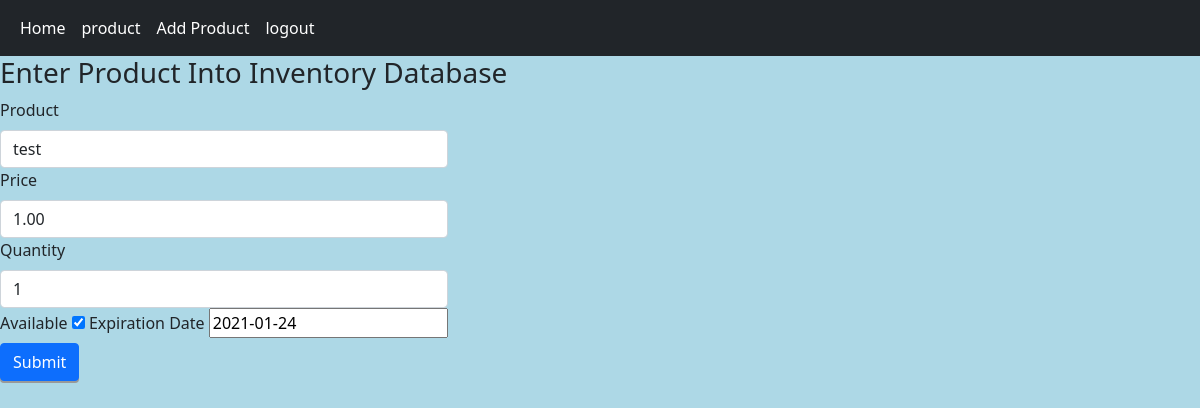
Screenshot of /product/3/update/ (signed in) with the database file from the repository.
### products/models.py (models this page shows)
class Product (models.Model):
    title = models.CharField(max_length=120)
    price = models.DecimalField(decimal_places=2,max_digits=10)
    quantity= models.IntegerField(default=0)
    available = models.BooleanField(default=True)
    date = models.DateField(auto_now=False,auto_now_add=False, default= datetime.date.today)

### products/views.py (the view)
# urls.py: path('<int:id>/update/', product_update_view, name='product-update'),
@login_required()
def product_update_view(request, id=id):
    obj = get_object_or_404(Product, id=id)
    form = ProductForm(request.POST or None, instance=obj)
    if form.is_valid():
        form.save()
    context = {
        'form': form
    }
    return render(request, "product/product_form.html", context)

### products/form.py
class ProductForm(forms.ModelForm):
    title = forms.CharField(label='Product',
                    widget=forms.TextInput(attrs={"placeholder": "Product Name",
                                                    "class":"form-control"}))
    price = forms.DecimalField(label='Price',
                    widget=forms.NumberInput(attrs={"placeholder": "00.00",
                                                    "class":"form-control"}))
    quantity = forms.IntegerField(label='Quantity',
                    widget=forms.NumberInput(attrs={"placeholder": "0",
                                                    "class":"form-control"}))
    date = forms.DateField(label='Expiration Date',input_formats=['%m/%d/%y'],widget=forms.DateInput(attrs={
                                                "placeholder":"mm-dd-yy"
                                            }))
    class Meta:
        model = Product
        fields =[
            "title",
            "price",
            "quantity",
            "available",
            "date"
        ]

### products/templates/product/product_form.html
{%extends "base.html"%}
{%block content%}
<h3>Enter Product Into Inventory Database</h3>
<form method = POST>{%csrf_token%}
    <div class ="row g-3 align-items-center">
        <div class="col-auto">
            {% for field in form %}
                <label class="form-label" for="{{ field.auto_id }}">{{ field.label }}</label>
                {{ field }}
            {% endfor %}
        </div>
    </div>
    <button type='submit' value='save' class="btn btn-primary">Submit</button>
</form>
{%endblock%}

### static/css/style.css (style rules this page uses)
body { background-color: lightblue; }
.btn { box-shadow: 0 2px #999; }

### rows the page displays
Product: form "test" "1.00" "1" "☑" "2021-01-24"

### other values shown
{{ field.label }} "Product" "Price" "Quantity" "Available" "Expiration Date"
